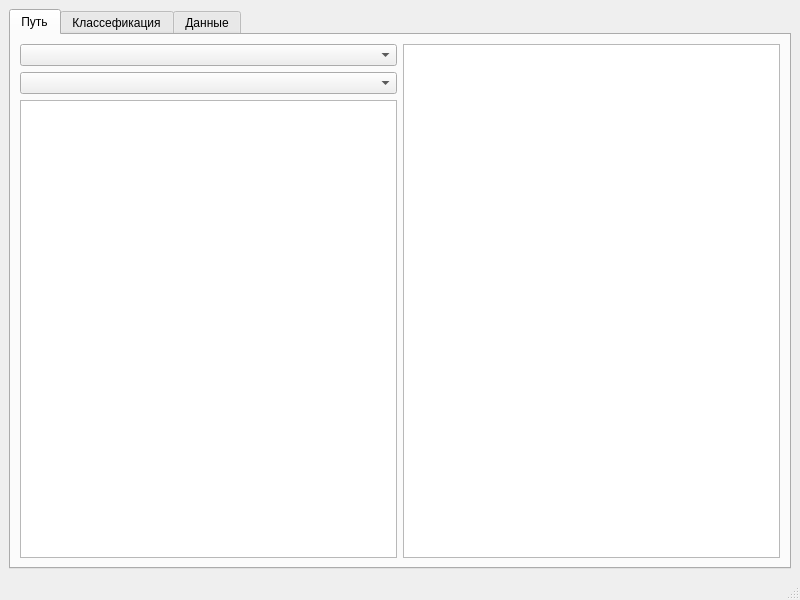
<?xml version="1.0" encoding="UTF-8"?>
<ui version="4.0">
 <class>MainWindow</class>
 <widget class="QMainWindow" name="MainWindow">
  <property name="geometry">
   <rect>
    <x>0</x>
    <y>0</y>
    <width>800</width>
    <height>600</height>
   </rect>
  </property>
  <property name="windowTitle">
   <string>Корабль</string>
  </property>
  <widget class="QWidget" name="centralwidget">
   <layout class="QHBoxLayout" name="horizontalLayout_4">
    <item>
     <widget class="QTabWidget" name="tabWidget">
      <property name="enabled">
       <bool>true</bool>
      </property>
      <property name="accessibleName">
       <string/>
      </property>
      <property name="autoFillBackground">
       <bool>false</bool>
      </property>
      <property name="currentIndex">
       <number>0</number>
      </property>
      <widget class="QWidget" name="train_tab">
       <attribute name="title">
        <string>Путь</string>
       </attribute>
       <layout class="QHBoxLayout" name="horizontalLayout_2">
        <item>
         <layout class="QVBoxLayout" name="verticalLayout_2">
          <item>
           <widget class="QComboBox" name="comboBox_task"/>
          </item>
          <item>
           <widget class="QComboBox" name="comboBox_points"/>
          </item>
          <item>
           <widget class="QPlainTextEdit" name="plainTextEdit_task_info">
            <property name="enabled">
             <bool>true</bool>
            </property>
            <property name="mouseTracking">
             <bool>false</bool>
            </property>
            <property name="tabletTracking">
             <bool>false</bool>
            </property>
            <property name="verticalScrollBarPolicy">
             <enum>Qt::ScrollBarAsNeeded</enum>
            </property>
            <property name="horizontalScrollBarPolicy">
             <enum>Qt::ScrollBarAsNeeded</enum>
            </property>
            <property name="sizeAdjustPolicy">
             <enum>QAbstractScrollArea::AdjustIgnored</enum>
            </property>
            <property name="tabChangesFocus">
             <bool>false</bool>
            </property>
            <property name="lineWrapMode">
             <enum>QPlainTextEdit::NoWrap</enum>
            </property>
            <property name="readOnly">
             <bool>true</bool>
            </property>
            <property name="plainText">
             <string/>
            </property>
            <property name="overwriteMode">
             <bool>false</bool>
            </property>
            <property name="backgroundVisible">
             <bool>false</bool>
            </property>
            <property name="centerOnScroll">
             <bool>false</bool>
            </property>
            <property name="placeholderText">
             <string/>
            </property>
           </widget>
          </item>
         </layout>
        </item>
        <item>
         <widget class="QPlainTextEdit" name="plainTextEdit_data_info">
          <property name="readOnly">
           <bool>true</bool>
          </property>
          <property name="plainText">
           <string/>
          </property>
         </widget>
        </item>
       </layout>
      </widget>
      <widget class="QWidget" name="classer_tab">
       <attribute name="title">
        <string>Классефикация</string>
       </attribute>
       <layout class="QHBoxLayout" name="horizontalLayout"/>
      </widget>
      <widget class="QWidget" name="data_tab">
       <attribute name="title">
        <string>Данные</string>
       </attribute>
       <layout class="QHBoxLayout" name="horizontalLayout_5"/>
      </widget>
     </widget>
    </item>
   </layout>
  </widget>
  <widget class="QStatusBar" name="statusbar"/>
 </widget>
 <resources/>
 <connections/>
</ui>
